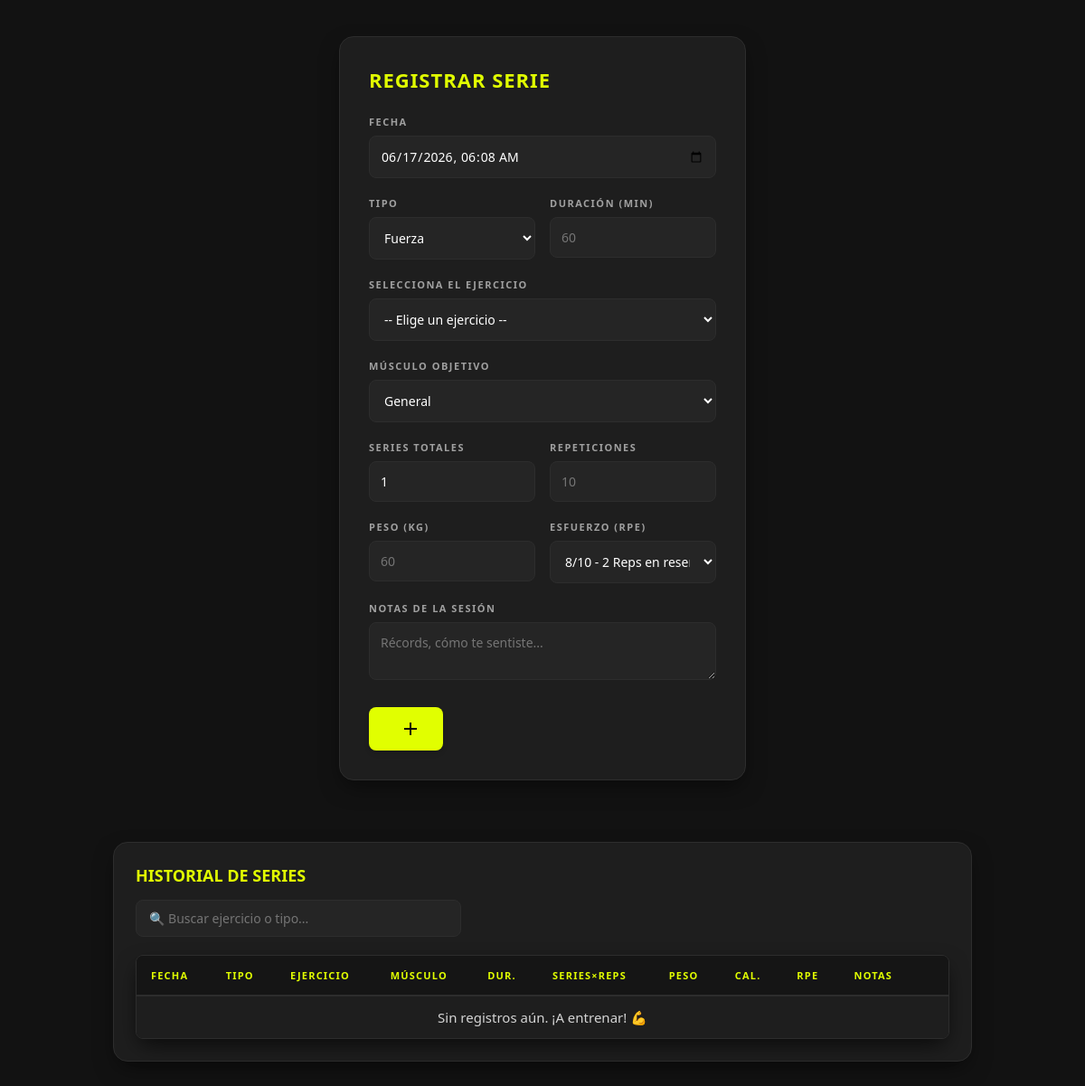
Before: / with the older database file.
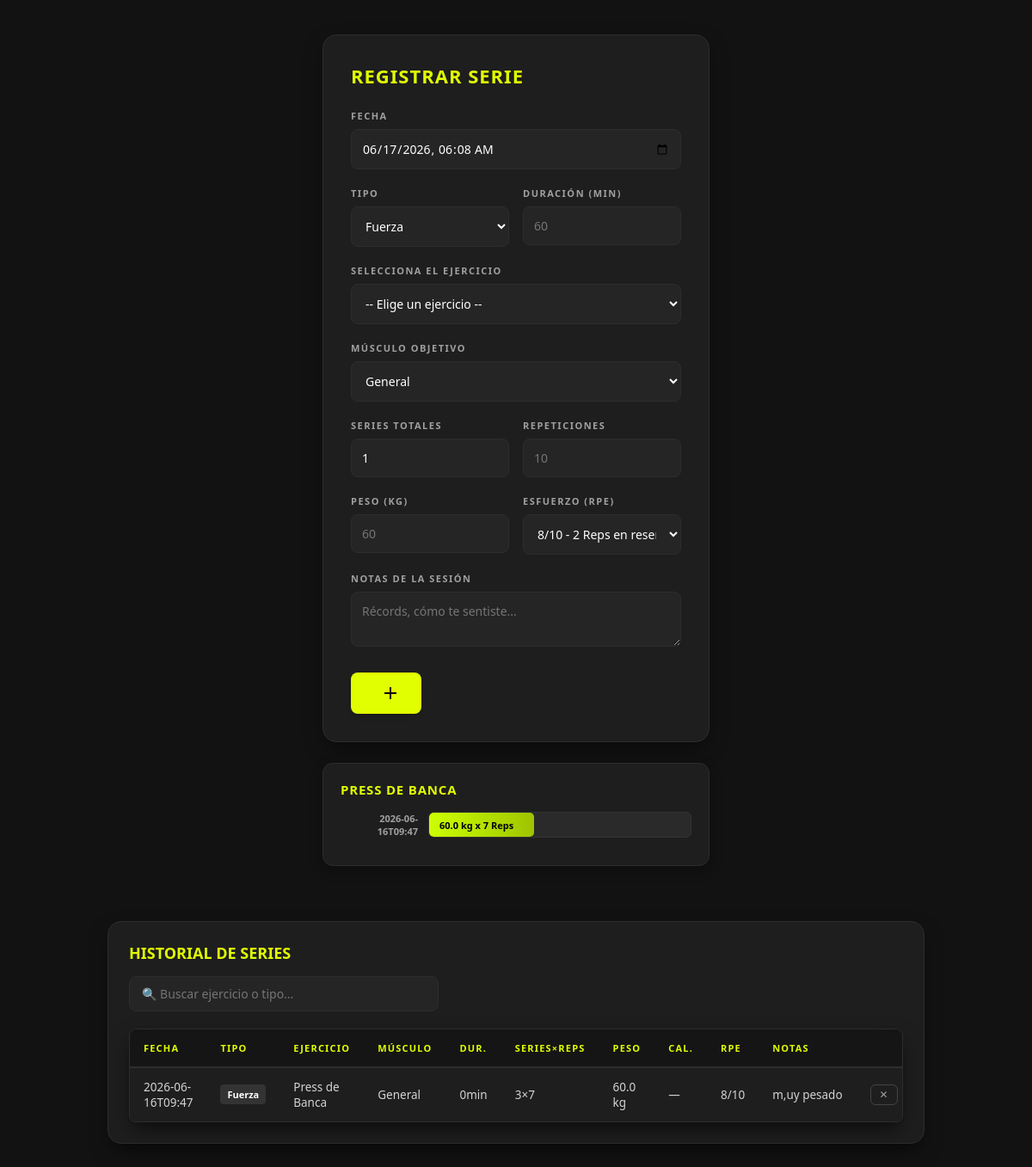
After: the same page with the newer database file.
### tables this page shows
CREATE TABLE entrenamientos (
                id            INTEGER PRIMARY KEY AUTOINCREMENT,
                fecha         TEXT    NOT NULL,
                tipo          TEXT    NOT NULL,
                ejercicio     TEXT    NOT NULL,
                musculo       TEXT,
                duracion      INTEGER NOT NULL,
                series        INTEGER,
                repeticiones  INTEGER,
                peso          REAL,
                calorias      INTEGER,
                esfuerzo      INTEGER DEFAULT 5,
                notas         TEXT,
                creado_en     TEXT    DEFAULT (datetime('now','localtime'))
            );

### app.py (the view)
@app.route('/')
def inicio():
    historial_crudo = []
    ejercicios_agrupados = {}
    try:
        historial_crudo = obtener_estadisticas_por_ejercicio()
        print(f"📦 Python leyó esto de la BD: {len(historial_crudo)} registros.")
        for serie in historial_crudo:
            nombre = serie.get('ejercicio')
            if nombre:
                if nombre not in ejercicios_agrupados:
                    ejercicios_agrupados[nombre] = []
                ejercicios_agrupados[nombre].append(serie)
        print(f"📊 [DIAGNÓSTICO] Ejercicios detectados para gráficas: {list(ejercicios_agrupados.keys())}\n")
    except Exception as e:
        print(f"\n❌ [ERROR EN INICIO - LECTURA BD]: {e}\n")
        historial_crudo = []
        ejercicios_agrupados = {}
    return render_template('index.html',
                           lista_stats=ejercicios_agrupados,
                           registros=historial_crudo)

### componentes_logica/base_datos.py (called while the page is built)
def get_db() -> sqlite3.Connection:
    conn = sqlite3.connect(DB_PATH)
    conn.row_factory = sqlite3.Row
    return conn

def obtener_estadisticas_por_ejercicio():
    query = """
        SELECT *
        FROM entrenamientos
        ORDER BY fecha ASC
    """
    with get_db() as conn:
        filas = conn.execute(query).fetchall()
        return [dict(row) for row in filas]

### templates/index.html (shortened to what this page needs)
<!DOCTYPE html>
<html lang="es">
<head>
    <link rel="stylesheet" href="{{ url_for('static', filename='componentes/boton.css') }}?v=10">
    <link rel="stylesheet" href="{{ url_for('static', filename='componentes/campo_formulario.css') }}?v=10">
    <link rel="stylesheet" href="{{ url_for('static', filename='componentes/estadisticas.css') }}?v=10">
    <link rel="stylesheet" href="{{ url_for('static', filename='componentes/tabla_historial.css') }}?v=10">
</head>
<body>
    <div class="card-formulario">
        <h2>Registrar Serie</h2>
        <form action="/ejecutar-accion" method="POST" class="form-flex">
            {% from 'componentes/campo_formulario.html' import campo %}
            {% call campo("Fecha") %}
            <input type="datetime-local" name="fecha" required>
            {% endcall %}
            <div class="form-row">
                {% call campo("Tipo") %}
                <select name="tipo">
                    <option value="Fuerza">Fuerza</option>
                </select>
                {% endcall %}
                {% call campo("Duración (min)") %}
                <input type="number" name="duracion" placeholder="60" min="0">
                {% endcall %}
            </div>
            {% call campo("Selecciona el Ejercicio") %}
            <select name="ejercicio" required>
                <option value="" disabled selected>-- Elige un ejercicio --</option>
            </select>
            {% endcall %}
            {% call campo("Músculo Objetivo") %}
            <select name="musculo">
                <option value="General">General</option>
            </select>
            {% endcall %}
            <div class="form-row">
                {% call campo("Series Totales") %}
                <input type="number" name="series" placeholder="4" min="1" value="1">
                {% endcall %}
                {% call campo("Repeticiones") %}
                <input type="number" name="repeticiones" placeholder="10" min="1" required>
                {% endcall %}
            </div>
            <div class="form-row">
                {% call campo("Peso (kg)") %}
                <input type="number" name="peso" placeholder="60" min="0" step="0.5" required>
                {% endcall %}
                {% call campo("Esfuerzo (RPE)") %}
                <select name="esfuerzo">
                    <option value="8" selected>8/10 - 2 Reps en reserva</option>
                </select>
                {% endcall %}
            </div>
            {% call campo("Notas de la sesión") %}
            <textarea name="notas" placeholder="Récords, cómo te sentiste..." rows="2"></textarea>
            {% endcall %}
            <div style="margin-top: 10px;">
                {% include 'componentes/boton.html' %}
            </div>
        </form>
    </div>
    <div class="seccion-graficas-bloque">
        {% include 'componentes/estadisticas.html' %}
    </div>
    <div class="seccion-tabla-bloque">
        <h2>Historial de Series</h2>
        {% include 'componentes/tabla_historial.html' %}
    </div>
</body>
</html>

### templates/componentes/campo_formulario.html
{% macro campo(label_text, full=false) %}
<div class="form-group {{ 'full-width' if full else '' }}">
    <label>{{ label_text }}</label>
    {{ caller() }}
</div>
{% endmacro %}

### templates/componentes/boton.html (shortened to what this page needs)
<!DOCTYPE html>
<html lang="es">
<head>
</head>
<body>
    <form action="{{ ruta_accion }}" method="POST">
        <button type="submit" class="btn-progreso">
            <svg class="btn-icono" xmlns="http://www.w3.org/2000/svg" viewBox="0 0 24 24" width="24" height="24">
                <path fill="none" d="M0 0h24v24H0z" />
                <path d="M11 11V5h2v6h6v2h-6v6h-2v-6H5v-2h6z" fill="currentColor" />
            </svg>
        </button>
    </form>
</body>
</html>

### templates/componentes/estadisticas.html
<div class="chart-section">
    {% for nombre_ejercicio, series in lista_stats.items() %}
    <div class="chart-card-dark">
        <h3>{{ nombre_ejercicio }}</h3>
        <div class="bar-chart">
            {% for item in series %}
            <div class="bar-row">
                <span class="bar-label">{{ item['fecha'] }}</span>
                <div class="bar-track">
                    {% set porcentaje = (item['peso'] / 150 * 100)|round|int %}
                    {% if porcentaje > 100 %}{% set porcentaje = 100 %}{% endif %}
                    {% if porcentaje < 25 %}{% set porcentaje=25 %}{% endif %} <div class="bar-fill"
                        style="width: {{ porcentaje ~ '%' }};">
                        {{ item['peso'] }} kg x {{ item['repeticiones'] }} Reps
                </div>
            </div>
        </div>
        {% endfor %}
    </div>
</div>
{% endfor %}
</div>

### templates/componentes/tabla_historial.html
<div class="filter-bar">
    <input type="text" id="buscar" placeholder="🔍 Buscar ejercicio o tipo..." oninput="filtrarTabla()" />
</div>
<div class="table-wrap">
    <table class="tabla" id="tablaHistorial">
        <thead>
            <tr>
                <th>Fecha</th>
                <th>Tipo</th>
                <th>Ejercicio</th>
                <th>Músculo</th>
                <th>Dur.</th>
                <th>Series×Reps</th>
                <th>Peso</th>
                <th>Cal.</th>
                <th>RPE</th>
                <th>Notas</th>
                <th></th>
            </tr>
        </thead>
        <tbody>
            {% for r in registros %}
            <tr>
                <td>{{ r.fecha }}</td>
                <td>
                    <span class="badge badge-{{ (r.tipo or 'Fuerza').lower().replace(' / ','_').replace(' ','_') }}">
                        {{ r.tipo or 'Fuerza' }}
                    </span>
                </td>
                <td>{{ r.ejercicio }}</td>
                <td>{{ r.musculo or '—' }}</td>
                <td>{{ r.duracion }}min</td>
                <td>{{ r.series or '1' }}×{{ r.repeticiones or '—' }}</td>
                <td>{{ r.peso or '—' }}{% if r.peso %} kg{% endif %}</td>
                <td>{{ r.calorias or '—' }}{% if r.calorias %} kcal{% endif %}</td>
                <td><span class="rpe rpe-{{ r.esfuerzo or 5 }}">{{ r.esfuerzo or 5 }}/10</span></td>
                <td class="notas-col">{{ r.notas or '—' }}</td>
                <td>
                    <form action="/eliminar/{{ r.id }}" method="POST" style="display:inline">
                        <button type="submit" class="btn-delete" title="Eliminar">✕</button>
                    </form>
                </td>
            </tr>
            {% else %}
            <tr>
                <td colspan="11" class="empty-state">Sin registros aún. ¡A entrenar! 💪</td>
            </tr>
            {% endfor %}
        </tbody>
    </table>
</div>

### static/componentes/boton.css (style rules this page uses)
.btn-progreso { display: inline-flex; align-items: center; justify-content: center; gap: 10px; background-color: #e1ff00; color: #070606; font-family: 'Segoe UI', Tahoma, Geneva, Verdana, sans-serif; font-size: 40px; font-weight: 800; padding: 12px 24px; border: none; border-radius: 8px; cursor: pointer; transition: background-color 0.3s ease, transform 0.2s ease; box-shadow: 0 4px 6px -1px rgba(0, 0, 0, 0.1), 0 2px 4px -1px rgba(0, 0, 0, 0.06); }
.btn-icono { transition: transform 0.3s ease; }

### static/componentes/campo_formulario.css (style rules this page uses)
.form-group { display: flex; flex-direction: column; gap: 8px; }
label { font-size: 11px; font-weight: 700; letter-spacing: 1.5px; text-transform: uppercase; color: var(--text-dim); }

### static/componentes/estadisticas.css (style rules this page uses)
.chart-section { background: none; padding: 0; }
.chart-card-dark { background: #1e1e1e; border: 1px solid #2d2d2d; border-radius: 12px; padding: 20px; margin-bottom: 20px; box-shadow: 0 4px 15px rgba(0, 0, 0, 0.3); }
.chart-card-dark h3 { margin: 0 0 16px 0; font-size: 15px; color: #e1ff00; text-transform: uppercase; letter-spacing: 0.8px; }
.bar-row { display: flex; align-items: center; gap: 12px; margin-bottom: 12px; }
.bar-label { width: 90px; font-size: 11px; font-weight: 600; text-align: right; color: #a0a0a0; }
.bar-track { flex: 1; background: #2a2a2a; border-radius: 6px; height: 28px; overflow: hidden; border: 1px solid #333333; }
.bar-fill { height: 100%; background: linear-gradient(90deg, #ccff00, #9ec400); border-radius: 5px; display: flex; align-items: center; padding: 0 12px; font-size: 11px; font-weight: 700; color: #000000; box-sizing: border-box; }

### static/componentes/tabla_historial.css (style rules this page uses)
.filter-bar { margin-bottom: 20px; }
.filter-bar input { width: 100% !important; max-width: 360px !important; padding: 10px 14px !important; background: #252525 !important; border: 1px solid #2d2d2d !important; color: #ffffff !important; border-radius: 8px !important; }
.table-wrap { overflow-x: auto !important; border-radius: 8px !important; border: 1px solid #2d2d2d !important; background: #1e1e1e !important; }
.tabla { width: 100% !important; border-collapse: collapse !important; font-size: 13.5px !important; color: #ffffff !important; }
.tabla thead tr { background: #151515 !important; border-bottom: 2px solid #2d2d2d !important; }
.tabla th { padding: 14px 16px !important; text-align: left !important; font-size: 11px !important; font-weight: 700 !important; letter-spacing: 1.2px !important; text-transform: uppercase !important; color: #e1ff00 !important; white-space: nowrap !important; }
.tabla td { padding: 13px 16px !important; border-bottom: 1px solid #2d2d2d !important; color: #d4d4d4 !important; vertical-align: middle !important; background-color: #1e1e1e !important; }
.tabla tbody tr:last-child td { border-bottom: none !important; }
.notas-col { max-width: 180px !important; white-space: nowrap !important; overflow: hidden !important; text-overflow: ellipsis !important; }
.btn-delete { background: transparent !important; border: 1px solid #444444 !important; color: #a0a0a0 !important; border-radius: 6px !important; padding: 4px 10px !important; cursor: pointer !important; font-size: 12px !important; transition: all .2s !important; }
.badge { padding: 4px 8px !important; border-radius: 4px !important; font-size: 11px !important; font-weight: 700 !important; background: #333333 !important; color: #ffffff !important; display: inline-block !important; }
.table-wrap { background-color: #1e1e1e !important; background: #1e1e1e !important; border: 1px solid #2d2d2d !important; box-shadow: 0 10px 25px -5px rgba(0, 0, 0, 0.7) !important; }
.tabla { background-color: #1e1e1e !important; background: #1e1e1e !important; border: none !important; }
div[style*="background: white"], div[style*="background: #ffffff"], .seccion-tabla-bloque { background: #1e1e1e !important; background-color: #1e1e1e !important; border-color: #2d2d2d !important; }

Changed rows visible on the page:
added entrenamientos: ejercicio "PRESS DE BANCA", fecha "2026-06-16T09:47", {{ porcentaje ~ '%' }} 40% (drawn), peso "60.0", repeticiones "7", tipo "Fuerza", ejercicio "Press de Banca", musculo "General", duracion "0", series "3", shows "kg", calorias "—", esfuerzo "8", notas "m,uy pesado"
Other visible differences:
text no longer shown: "Sin registros aún. ¡A entrenar! 💪"
